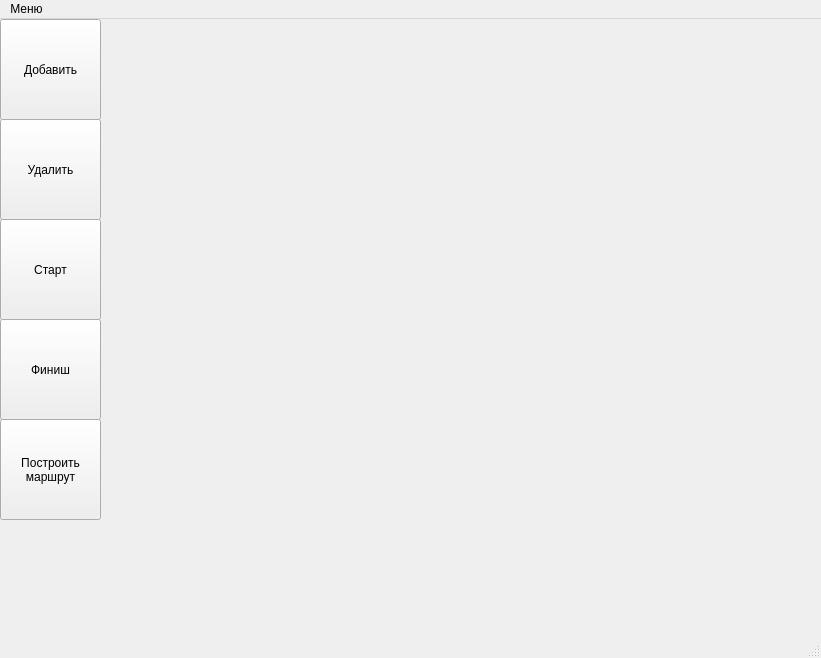
<?xml version="1.0" encoding="UTF-8"?>
<ui version="4.0">
 <class>MainWindow</class>
 <widget class="QMainWindow" name="MainWindow">
  <property name="geometry">
   <rect>
    <x>0</x>
    <y>0</y>
    <width>821</width>
    <height>658</height>
   </rect>
  </property>
  <property name="windowTitle">
   <string>MainWindow</string>
  </property>
  <widget class="QWidget" name="centralwidget">
   <widget class="QPushButton" name="add_but">
    <property name="geometry">
     <rect>
      <x>0</x>
      <y>0</y>
      <width>101</width>
      <height>101</height>
     </rect>
    </property>
    <property name="text">
     <string>Добавить</string>
    </property>
    <property name="icon">
     <iconset>
      <normaloff>icons/plus.png</normaloff>icons/plus.png</iconset>
    </property>
    <property name="iconSize">
     <size>
      <width>40</width>
      <height>40</height>
     </size>
    </property>
    <property name="checkable">
     <bool>false</bool>
    </property>
    <property name="autoRepeat">
     <bool>false</bool>
    </property>
    <property name="autoDefault">
     <bool>false</bool>
    </property>
   </widget>
   <widget class="QPushButton" name="delete_but">
    <property name="enabled">
     <bool>true</bool>
    </property>
    <property name="geometry">
     <rect>
      <x>0</x>
      <y>100</y>
      <width>101</width>
      <height>101</height>
     </rect>
    </property>
    <property name="mouseTracking">
     <bool>false</bool>
    </property>
    <property name="tabletTracking">
     <bool>false</bool>
    </property>
    <property name="acceptDrops">
     <bool>false</bool>
    </property>
    <property name="text">
     <string>Удалить</string>
    </property>
    <property name="flat">
     <bool>false</bool>
    </property>
   </widget>
   <widget class="QPushButton" name="way_but">
    <property name="geometry">
     <rect>
      <x>0</x>
      <y>400</y>
      <width>101</width>
      <height>101</height>
     </rect>
    </property>
    <property name="text">
     <string>Построить
маршрут</string>
    </property>
   </widget>
   <widget class="QPushButton" name="start_but">
    <property name="geometry">
     <rect>
      <x>0</x>
      <y>200</y>
      <width>101</width>
      <height>101</height>
     </rect>
    </property>
    <property name="text">
     <string>Старт</string>
    </property>
   </widget>
   <widget class="QPushButton" name="finish_but">
    <property name="geometry">
     <rect>
      <x>0</x>
      <y>300</y>
      <width>101</width>
      <height>101</height>
     </rect>
    </property>
    <property name="text">
     <string>Финиш</string>
    </property>
   </widget>
   <widget class="QWidget" name="verticalLayoutWidget">
    <property name="geometry">
     <rect>
      <x>110</x>
      <y>0</y>
      <width>691</width>
      <height>501</height>
     </rect>
    </property>
    <layout class="QVBoxLayout" name="verticalLayout"/>
   </widget>
   <widget class="QWidget" name="verticalLayoutWidget_2">
    <property name="geometry">
     <rect>
      <x>0</x>
      <y>510</y>
      <width>801</width>
      <height>80</height>
     </rect>
    </property>
    <layout class="QVBoxLayout" name="verticalLayout_2"/>
   </widget>
  </widget>
  <widget class="QMenuBar" name="menubar">
   <property name="geometry">
    <rect>
     <x>0</x>
     <y>0</y>
     <width>821</width>
     <height>22</height>
    </rect>
   </property>
   <widget class="QMenu" name="menu">
    <property name="title">
     <string>Меню</string>
    </property>
    <addaction name="action"/>
    <addaction name="action_2"/>
    <addaction name="action_3"/>
   </widget>
   <addaction name="menu"/>
  </widget>
  <widget class="QStatusBar" name="statusbar"/>
  <action name="action">
   <property name="text">
    <string>Сохранить маршрут</string>
   </property>
  </action>
  <action name="action_2">
   <property name="text">
    <string>Сохранить карту препятствий</string>
   </property>
  </action>
  <action name="action_3">
   <property name="text">
    <string>Загрузить карту препятствий</string>
   </property>
  </action>
 </widget>
 <resources/>
 <connections/>
</ui>
